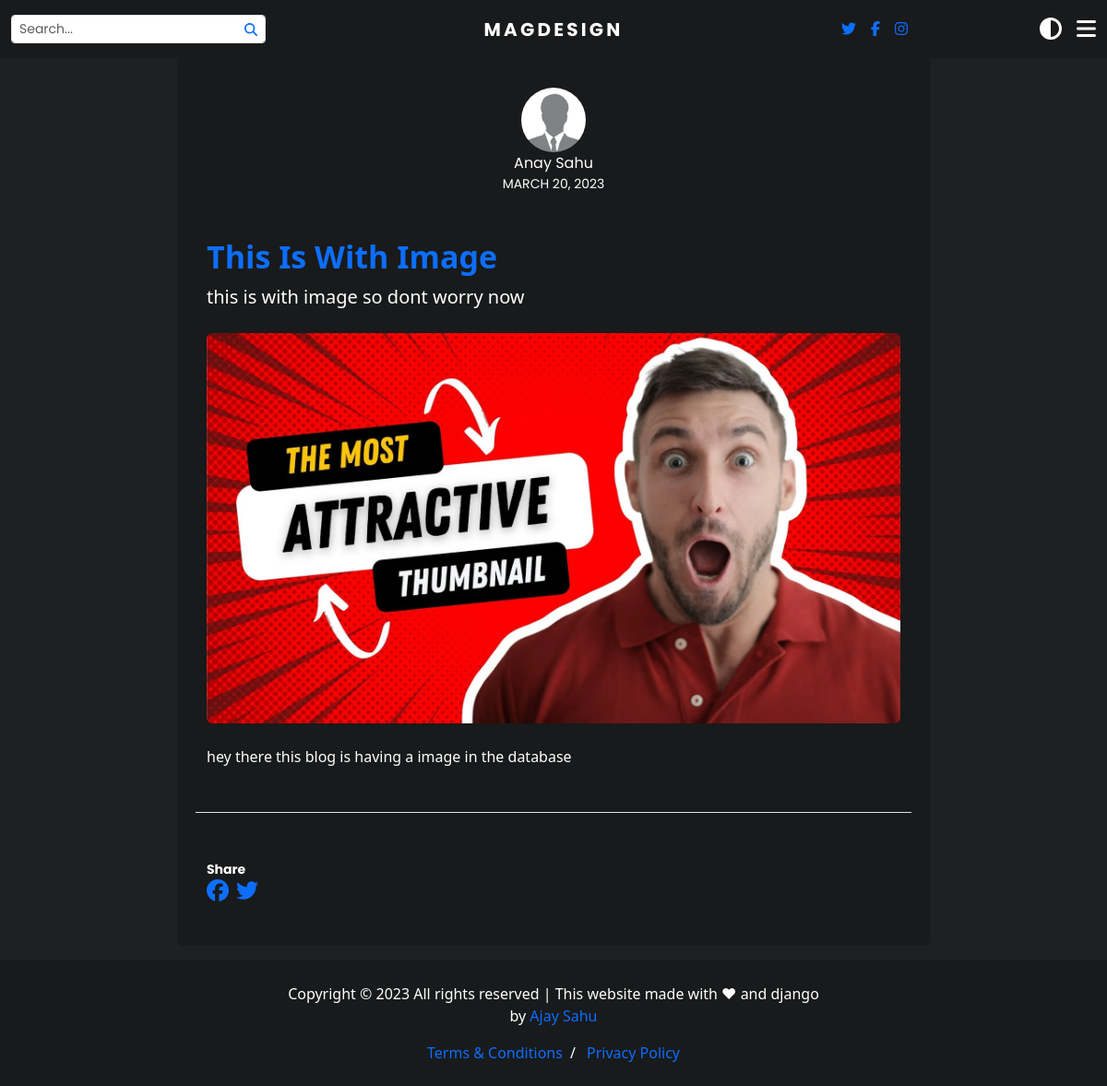
/blog/blog-with-img, run on the app's committed database.
### blog/models.py (models this page shows, shortened)
class Post(models.Model):
    title = models.CharField(max_length=255)
    author = models.ForeignKey(User, on_delete=models.CASCADE)
    category = models.ForeignKey(Category, on_delete=models.PROTECT)
    image = models.ImageField(blank=True, null=True, upload_to=path_and_rename('images/blogThumbnail/').wrapper)
    snippet = models.CharField(max_length=255)
    body = RichTextField(blank=True, null=True)
    slug = models.SlugField(unique=True, blank=True, default="Awsome blog")
    date = models.DateTimeField(auto_now_add=True)
    likes = models.ManyToManyField(User, related_name="blog_post")
    def total_likes(self):
        return self.likes.count()

### blog/views.py (the view, shortened to what this page needs)
# urls.py: path('blog/<slug:slug>', blogPage.as_view(), name='blogPage'),
class blogPage(DetailView):
    model = Post
    template_name = 'blogPage.html'
    def get_context_data(self,*args, **kwargs):
        blog = get_object_or_404(Post, slug=self.kwargs['slug'])
        totalLikes = blog.total_likes()
        allCategory = Category.objects.all()
        liked = False
        if blog.likes.filter(id=self.request.user.id).exists():
            liked = True
        context = super(blogPage,self).get_context_data(*args,**kwargs)
        context['allCategory'] = allCategory
        context['totalLikes'] = totalLikes
        context['liked'] = liked
        return context

### blog/templates/blogPage.html (shortened to what this page needs)
{% extends 'main.html' %}
{% block content %}
{% load static %}
<link rel="stylesheet" href="{% static 'blog/styles/blogPage.css' %}">
<div class="container-fluid p-0">
        <div class="row  mb-3 justify-content-center"">
        <div class="col-md-8 main-body-box ">
      <div class="text-center">
        <img src="{% static 'blog/pic.jpg' %}" alt="Image" class="author-pic img-fluid rounded-circle mx-auto">
      </div>
      <span class="d-block text-center">{{ post.author.get_full_name | title }}</span>
      <span class="date d-block text-center small text-uppercase mb-5">{{ post.date|date:"F j, Y" }}</span>
      <h2 class="heading blog-title">{{ post.title | title }}</h2>
      <p class="lead mb-4 ">{{ post.snippet }}</p>
      {% if post.image %}
      <img class="img-fluid rounded mb-4" src="{{ post.image.url }}" alt="Card image cap">
      {% endif %}
        {{ post.body|safe }}
      <div class="row mt-5 pt-5 border-top">
      <div class="col-12">
        <span class="fw-bold small mb-1">Share</span>
        <ul class="social list-unstyled d-flex gap-2">
          <li><a href="https://www.facebook.com/sharer/sharer.php?u={{ request.get_host }}/blog/{{ post.slug }}" target="_blank"><i class="fa-brands fa-facebook fa-xl"></i></a></li>
          <li><a href="https://twitter.com/share?url={{ request.get_host }}/blog/{{ post.slug }}&text=have a look on this new article on {{ post.title }}" target="_blank"><i class="fa-brands fa-twitter fa-xl"></i></a></li>
        </ul>
      </div>
      </div>
    </div>
  </div>
</div>
{% endblock content %}

### static/blog/styles/main.css (style rules this page uses)
* { padding: 0; margin: 0; box-sizing: border-box; transition: all 150ms linear; }
:root { --grey-300: rgb(212, 212, 212); --bgColor: #1E2021; --fgColor: #181A1B; --textColor: white; --textColor2: #0d6efd; --radius: 0.375rem; --pColor: #ABA398; --header-height: 56px; --header-bg: var(--fgColor); --header-shadow: rgba(0, 0, 0, 0.1); --z-sticky: 100; --site-width: 1280px; --search-box-height: 39px; --main-radius: 0.375rem; --transition-func: cubic-bezier(0.17, 0.67, 0.5, 0.71); --transition-time: 100ms; --transition-props: var(--transition-func) var(--transition-time); --logo-color: white; }
body { background-color: var(--bgColor); color: var(--textColor); }
a { text-decoration: none; }
span { font-family: 'Poppins', sans-serif; }

### static/blog/styles/blogPage.css (style rules this page uses)
.author-pic { width: 70px; }
.main-body-box { background-color: var(--fgColor); padding: 2rem; border-radius: var(--main-radius); }
.blog-title { font-weight: 700; font-size: 34px; color: var(--textColor2); }

### data on the page
Post: author.get_full_name "Anay Sahu", date "MARCH 20, 2023", title "This Is With Image", snippet "this is with image so dont worry now", image (picture), body "hey there this blog is having a image in the database"
